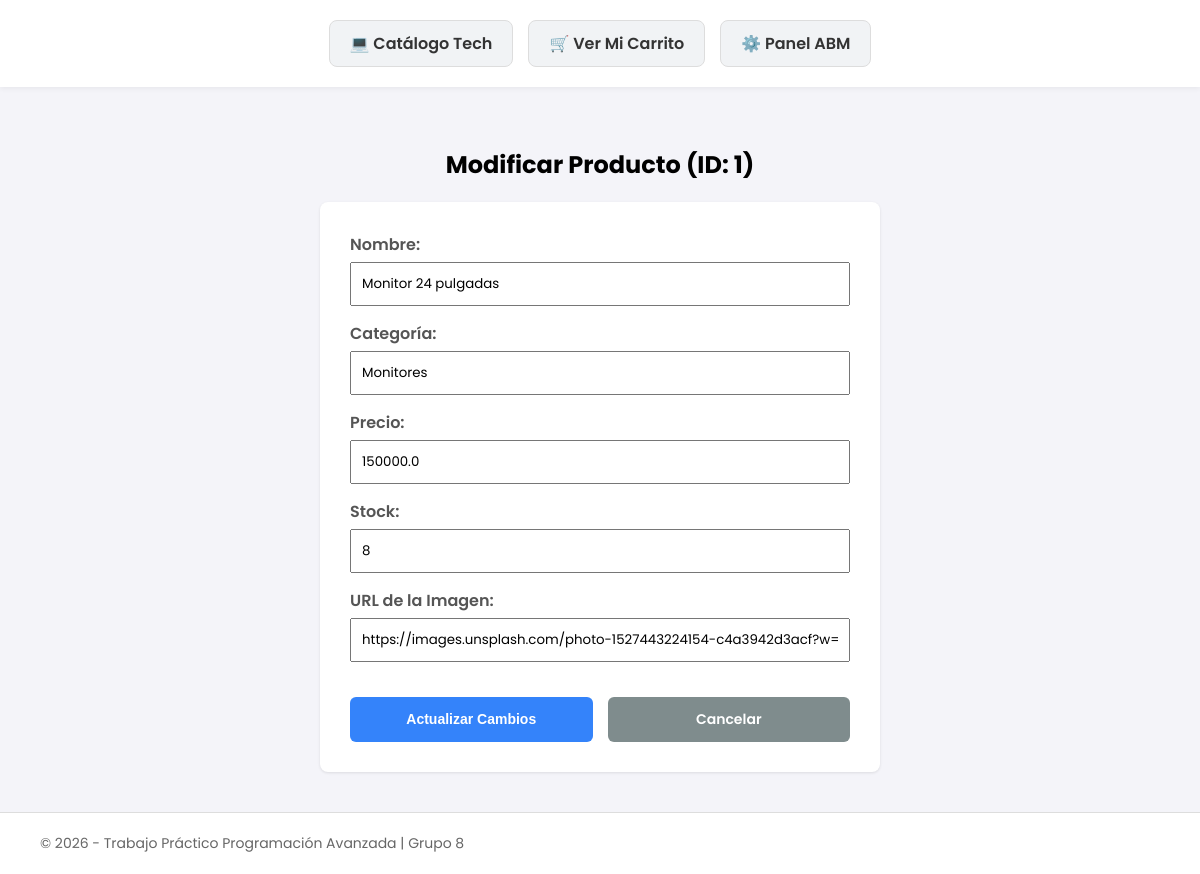
The app's page /admin/editar/1, older data.
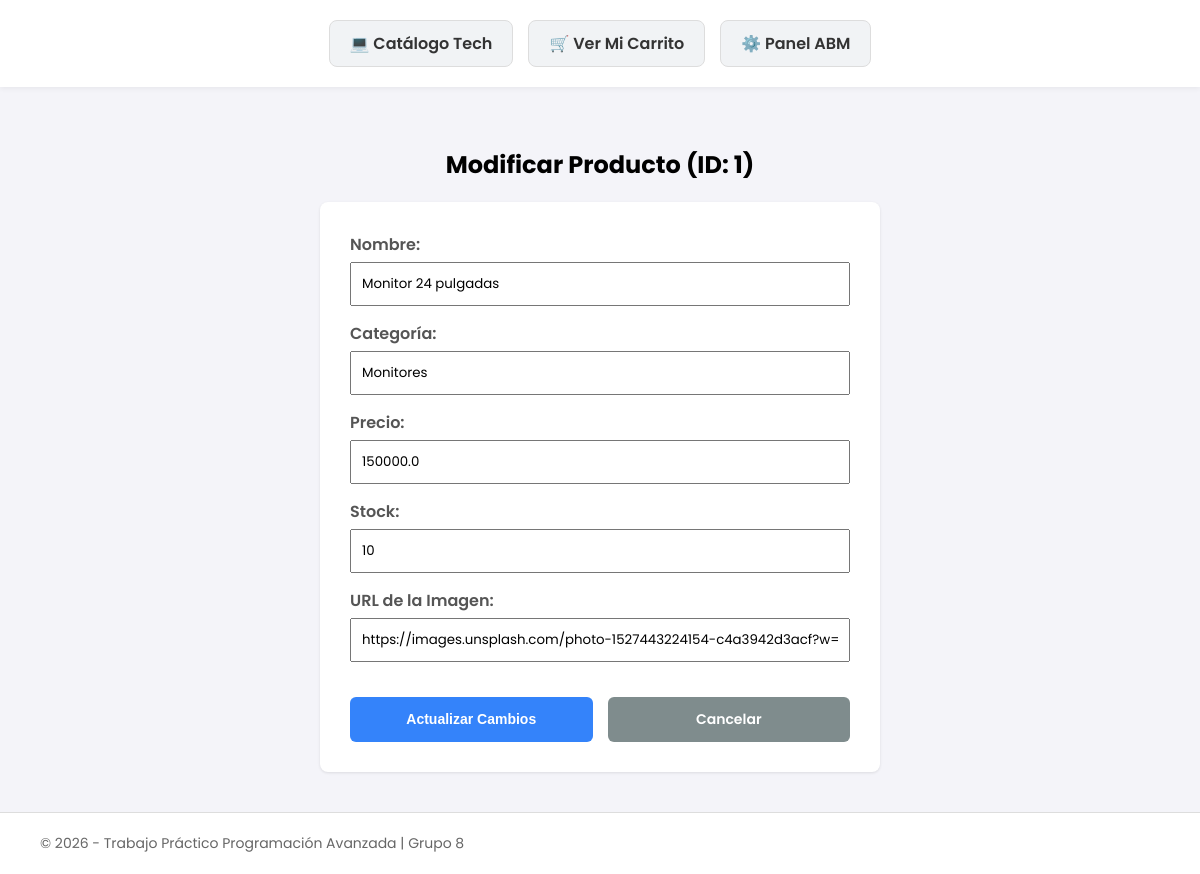
The same page, newer data.
### tables this page shows
CREATE TABLE productos (
            id_producto INTEGER PRIMARY KEY AUTOINCREMENT,
            nombre TEXT NOT NULL,
            categoria TEXT NOT NULL,
            precio REAL NOT NULL,
            stock INTEGER NOT NULL,
            imagen TEXT NOT NULL
        );

### app.py (the view)
@app.route('/admin/editar/<int:id_producto>', methods=['GET', 'POST'])
def admin_modificacion(id_producto):
    conexion = base_de_datos.obtener_conexion()
    cursor = conexion.cursor()
    if request.method == 'POST':
        nombre = request.form.get('nombre')
        categoria = request.form.get('categoria')
        precio = float(request.form.get('precio', 0))
        stock = int(request.form.get('stock', 0))
        imagen = request.form.get('imagen')
        base_de_datos.modificar_producto_existente(id_producto, nombre, categoria, precio, stock, imagen)
        conexion.close()
        return redirect(url_for('panel_admin'))
    else:
        cursor.execute("SELECT id_producto, nombre, categoria, precio, stock, imagen FROM productos WHERE id_producto = ?", (id_producto,))
        prod = cursor.fetchone()
        conexion.close()
        return render_template('editar.html', producto=prod)

### base_de_datos.py (called while the page is built)
def obtener_conexion():
    return sqlite3.connect("tienda.db")

### templates/editar.html
{% extends 'base.html' %}
{% block contenido %}
<h2 style="text-align: center; margin-bottom: 20px;">Modificar Producto (ID: {{ producto[0] }})</h2>
<div style="background-color: #fff; padding: 30px; border-radius: 8px; box-shadow: 0 1px 3px rgba(0,0,0,0.1); max-width: 500px; margin: 0 auto;">
    <form action="/admin/editar/{{ producto[0] }}" method="POST" style="display: flex; flex-direction: column; gap: 15px;">
        <label style="font-weight: 600; color: #555;">Nombre:
            <input type="text" name="nombre" value="{{ producto[1] }}" required style="width: 100%; padding: 10px; margin-top: 5px;">
        </label>
        <label style="font-weight: 600; color: #555;">Categoría:
            <input type="text" name="categoria" value="{{ producto[2] }}" required style="width: 100%; padding: 10px; margin-top: 5px;">
        </label>
        <label style="font-weight: 600; color: #555;">Precio:
            <input type="number" name="precio" value="{{ producto[3] }}" step="0.01" min= "0" required style="width: 100%; padding: 10px; margin-top: 5px;">
        </label>
        <label style="font-weight: 600; color: #555;">Stock:
            <input type="number" name="stock" value="{{ producto[4] }}" min="0" required style="width: 100%; padding: 10px; margin-top: 5px;">
        </label>
        <label style="font-weight: 600; color: #555;">URL de la Imagen:
            <input type="url" name="imagen" value="{{ producto[5] }}" required style="width: 100%; padding: 10px; margin-top: 5px;">
        </label>
        <div style="display: flex; gap: 15px; margin-top: 20px;">
            <button type="submit" class="btn btn-primary" style="flex: 1; padding: 12px;">Actualizar Cambios</button>
            <a href="/admin" class="btn btn-secondary" style="flex: 1; padding: 12px;">Cancelar</a>
        </div>
    </form>
</div>
{% endblock %}

Row changes from the older to the newer data that the page shows:
changed productos "Monitor 24 pulgadas": stock "8" → "10"
